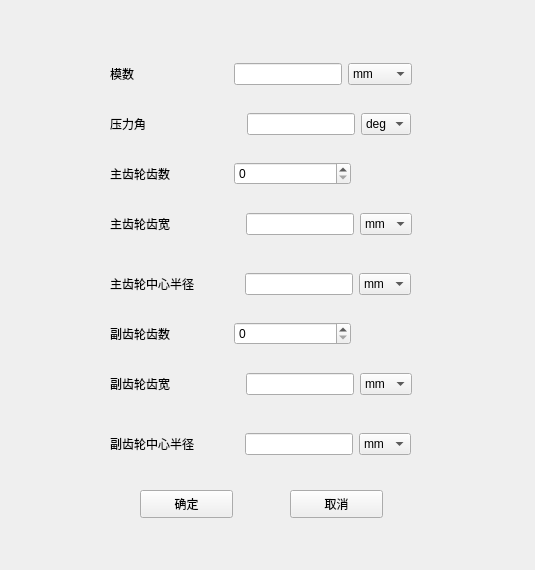
<?xml version="1.0" encoding="UTF-8"?>
<ui version="4.0">
 <class>GearGroup</class>
 <widget class="QWidget" name="GearGroup">
  <property name="geometry">
   <rect>
    <x>0</x>
    <y>0</y>
    <width>535</width>
    <height>570</height>
   </rect>
  </property>
  <property name="windowTitle">
   <string>Form</string>
  </property>
  <widget class="QPushButton" name="pushButton_2">
   <property name="geometry">
    <rect>
     <x>290</x>
     <y>490</y>
     <width>93</width>
     <height>28</height>
    </rect>
   </property>
   <property name="text">
    <string>取消</string>
   </property>
  </widget>
  <widget class="QWidget" name="layoutWidget">
   <property name="geometry">
    <rect>
     <x>110</x>
     <y>110</y>
     <width>301</width>
     <height>28</height>
    </rect>
   </property>
   <layout class="QHBoxLayout" name="horizontalLayout_9">
    <item>
     <widget class="QLabel" name="label_9">
      <property name="text">
       <string>压力角</string>
      </property>
     </widget>
    </item>
    <item>
     <spacer name="horizontalSpacer_5">
      <property name="orientation">
       <enum>Qt::Horizontal</enum>
      </property>
      <property name="sizeHint" stdset="0">
       <size>
        <width>40</width>
        <height>20</height>
       </size>
      </property>
     </spacer>
    </item>
    <item>
     <widget class="QLineEdit" name="lineEdit_7"/>
    </item>
    <item>
     <widget class="QComboBox" name="comboBox_7">
      <item>
       <property name="text">
        <string>deg</string>
       </property>
      </item>
      <item>
       <property name="text">
        <string>rev</string>
       </property>
      </item>
      <item>
       <property name="text">
        <string>rad</string>
       </property>
      </item>
     </widget>
    </item>
   </layout>
  </widget>
  <widget class="QWidget" name="layoutWidget_3">
   <property name="geometry">
    <rect>
     <x>110</x>
     <y>270</y>
     <width>301</width>
     <height>28</height>
    </rect>
   </property>
   <layout class="QHBoxLayout" name="horizontalLayout_10">
    <item>
     <widget class="QLabel" name="label_10">
      <property name="text">
       <string>主齿轮中心半径</string>
      </property>
     </widget>
    </item>
    <item>
     <spacer name="horizontalSpacer_9">
      <property name="orientation">
       <enum>Qt::Horizontal</enum>
      </property>
      <property name="sizeHint" stdset="0">
       <size>
        <width>40</width>
        <height>20</height>
       </size>
      </property>
     </spacer>
    </item>
    <item>
     <widget class="QLineEdit" name="lineEdit_8"/>
    </item>
    <item>
     <widget class="QComboBox" name="comboBox_8">
      <item>
       <property name="text">
        <string>mm</string>
       </property>
      </item>
      <item>
       <property name="text">
        <string>cm</string>
       </property>
      </item>
      <item>
       <property name="text">
        <string>dm</string>
       </property>
      </item>
      <item>
       <property name="text">
        <string>inch</string>
       </property>
      </item>
      <item>
       <property name="text">
        <string>ft</string>
       </property>
      </item>
     </widget>
    </item>
   </layout>
  </widget>
  <widget class="QWidget" name="layoutWidget_2">
   <property name="geometry">
    <rect>
     <x>110</x>
     <y>160</y>
     <width>241</width>
     <height>28</height>
    </rect>
   </property>
   <layout class="QHBoxLayout" name="horizontalLayout_11">
    <item>
     <widget class="QLabel" name="label_11">
      <property name="text">
       <string>主齿轮齿数</string>
      </property>
     </widget>
    </item>
    <item>
     <widget class="QSpinBox" name="spinBox_3"/>
    </item>
   </layout>
  </widget>
  <widget class="QWidget" name="layoutWidget_7">
   <property name="geometry">
    <rect>
     <x>110</x>
     <y>320</y>
     <width>241</width>
     <height>28</height>
    </rect>
   </property>
   <layout class="QHBoxLayout" name="horizontalLayout_12">
    <item>
     <widget class="QLabel" name="label_12">
      <property name="text">
       <string>副齿轮齿数</string>
      </property>
     </widget>
    </item>
    <item>
     <widget class="QSpinBox" name="spinBox_4"/>
    </item>
   </layout>
  </widget>
  <widget class="QPushButton" name="confirmButton">
   <property name="geometry">
    <rect>
     <x>140</x>
     <y>490</y>
     <width>93</width>
     <height>28</height>
    </rect>
   </property>
   <property name="text">
    <string>确定</string>
   </property>
  </widget>
  <widget class="QWidget" name="layoutWidget_6">
   <property name="geometry">
    <rect>
     <x>110</x>
     <y>430</y>
     <width>301</width>
     <height>28</height>
    </rect>
   </property>
   <layout class="QHBoxLayout" name="horizontalLayout_13">
    <item>
     <widget class="QLabel" name="label_13">
      <property name="text">
       <string>副齿轮中心半径</string>
      </property>
     </widget>
    </item>
    <item>
     <spacer name="horizontalSpacer_10">
      <property name="orientation">
       <enum>Qt::Horizontal</enum>
      </property>
      <property name="sizeHint" stdset="0">
       <size>
        <width>40</width>
        <height>20</height>
       </size>
      </property>
     </spacer>
    </item>
    <item>
     <widget class="QLineEdit" name="lineEdit_9"/>
    </item>
    <item>
     <widget class="QComboBox" name="comboBox_9">
      <item>
       <property name="text">
        <string>mm</string>
       </property>
      </item>
      <item>
       <property name="text">
        <string>cm</string>
       </property>
      </item>
      <item>
       <property name="text">
        <string>dm</string>
       </property>
      </item>
      <item>
       <property name="text">
        <string>inch</string>
       </property>
      </item>
      <item>
       <property name="text">
        <string>ft</string>
       </property>
      </item>
     </widget>
    </item>
   </layout>
  </widget>
  <widget class="QWidget" name="layoutWidget_8">
   <property name="geometry">
    <rect>
     <x>110</x>
     <y>370</y>
     <width>302</width>
     <height>28</height>
    </rect>
   </property>
   <layout class="QHBoxLayout" name="horizontalLayout_14">
    <item>
     <widget class="QLabel" name="label_14">
      <property name="text">
       <string>副齿轮齿宽</string>
      </property>
     </widget>
    </item>
    <item>
     <spacer name="horizontalSpacer_6">
      <property name="orientation">
       <enum>Qt::Horizontal</enum>
      </property>
      <property name="sizeHint" stdset="0">
       <size>
        <width>40</width>
        <height>20</height>
       </size>
      </property>
     </spacer>
    </item>
    <item>
     <widget class="QLineEdit" name="lineEdit_10"/>
    </item>
    <item>
     <widget class="QComboBox" name="comboBox_10">
      <item>
       <property name="text">
        <string>mm</string>
       </property>
      </item>
      <item>
       <property name="text">
        <string>cm</string>
       </property>
      </item>
      <item>
       <property name="text">
        <string>dm</string>
       </property>
      </item>
      <item>
       <property name="text">
        <string>ft</string>
       </property>
      </item>
      <item>
       <property name="text">
        <string>inch</string>
       </property>
      </item>
     </widget>
    </item>
   </layout>
  </widget>
  <widget class="QWidget" name="layoutWidget_5">
   <property name="geometry">
    <rect>
     <x>110</x>
     <y>60</y>
     <width>302</width>
     <height>28</height>
    </rect>
   </property>
   <layout class="QHBoxLayout" name="horizontalLayout_15">
    <item>
     <widget class="QLabel" name="label_15">
      <property name="text">
       <string>模数</string>
      </property>
     </widget>
    </item>
    <item>
     <spacer name="horizontalSpacer_11">
      <property name="orientation">
       <enum>Qt::Horizontal</enum>
      </property>
      <property name="sizeHint" stdset="0">
       <size>
        <width>40</width>
        <height>20</height>
       </size>
      </property>
     </spacer>
    </item>
    <item>
     <widget class="QLineEdit" name="lineEdit_11"/>
    </item>
    <item>
     <widget class="QComboBox" name="comboBox_11">
      <item>
       <property name="text">
        <string>mm</string>
       </property>
      </item>
      <item>
       <property name="text">
        <string>inch-1</string>
       </property>
      </item>
     </widget>
    </item>
   </layout>
  </widget>
  <widget class="QWidget" name="layoutWidget_4">
   <property name="geometry">
    <rect>
     <x>110</x>
     <y>210</y>
     <width>302</width>
     <height>28</height>
    </rect>
   </property>
   <layout class="QHBoxLayout" name="horizontalLayout_16">
    <item>
     <widget class="QLabel" name="label_16">
      <property name="text">
       <string>主齿轮齿宽</string>
      </property>
     </widget>
    </item>
    <item>
     <spacer name="horizontalSpacer_12">
      <property name="orientation">
       <enum>Qt::Horizontal</enum>
      </property>
      <property name="sizeHint" stdset="0">
       <size>
        <width>40</width>
        <height>20</height>
       </size>
      </property>
     </spacer>
    </item>
    <item>
     <widget class="QLineEdit" name="lineEdit_12"/>
    </item>
    <item>
     <widget class="QComboBox" name="comboBox_12">
      <item>
       <property name="text">
        <string>mm</string>
       </property>
      </item>
      <item>
       <property name="text">
        <string>cm</string>
       </property>
      </item>
      <item>
       <property name="text">
        <string>dm</string>
       </property>
      </item>
      <item>
       <property name="text">
        <string>ft</string>
       </property>
      </item>
      <item>
       <property name="text">
        <string>inch</string>
       </property>
      </item>
     </widget>
    </item>
   </layout>
  </widget>
 </widget>
 <resources/>
 <connections/>
</ui>
